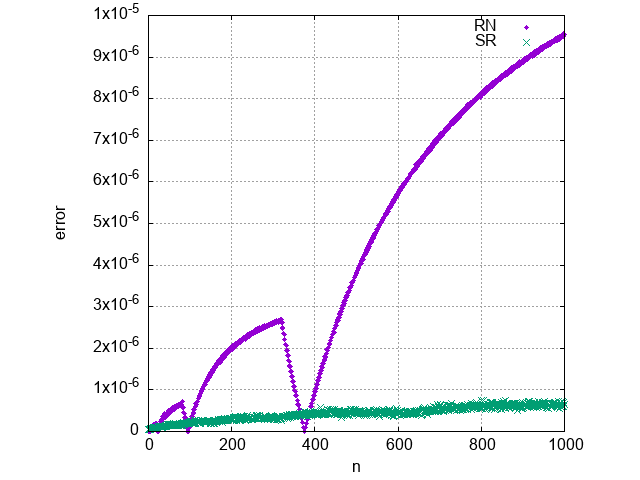

Source code (gnuplot):
set terminal png   
set output 'plot_ni.png'  

set size square
set grid
set xlabel 'n'         
set ylabel 'error' 

plot "../results/naif_iter/UR.dat" with points pointtype 7 pointsize 0.8 title "RN", \
     "../results/naif_iter/SR_stat.dat" with points title "SR"